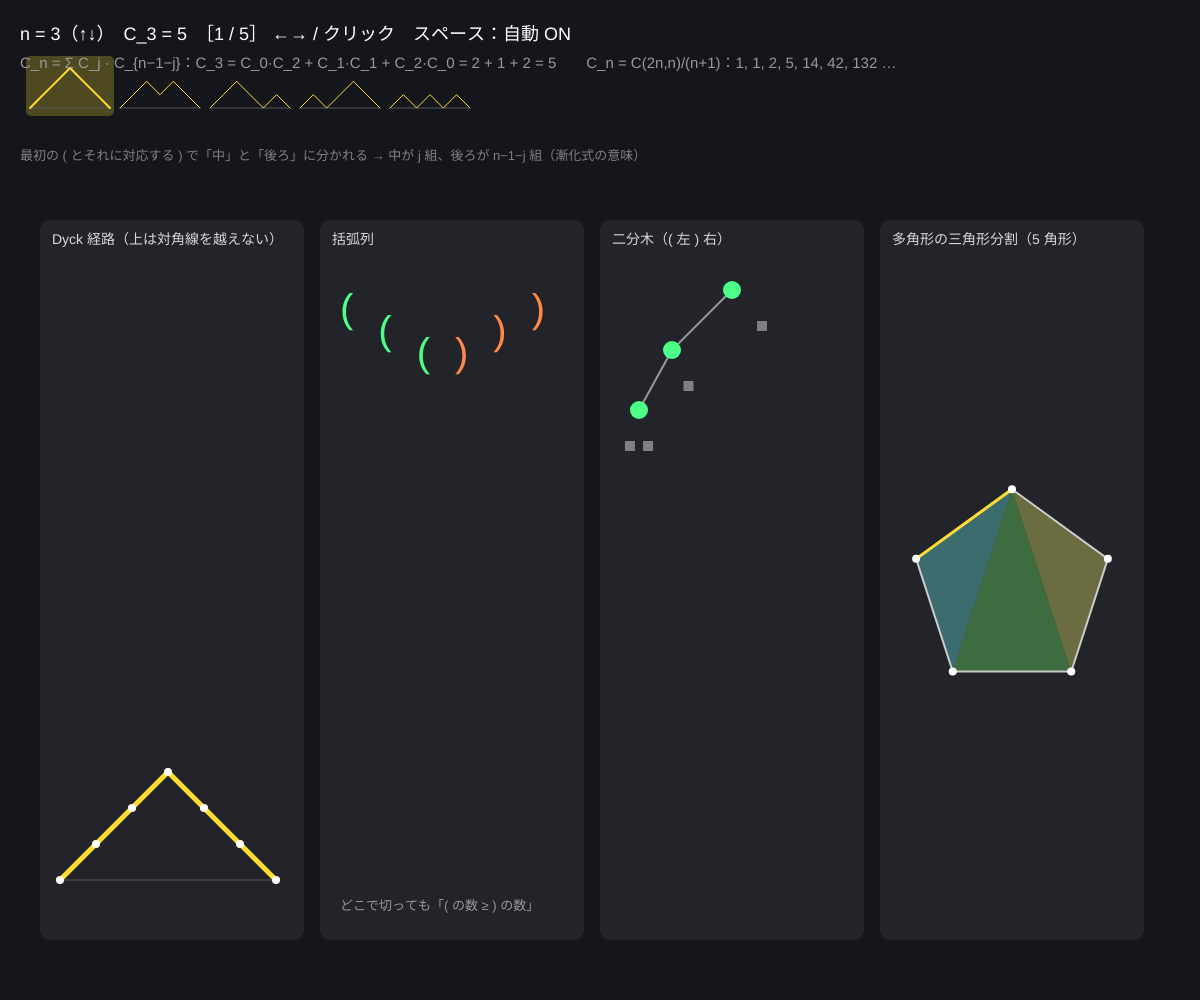
Frame 1 (no input)
Frame 60 (no input): identical to frame 1, image omitted
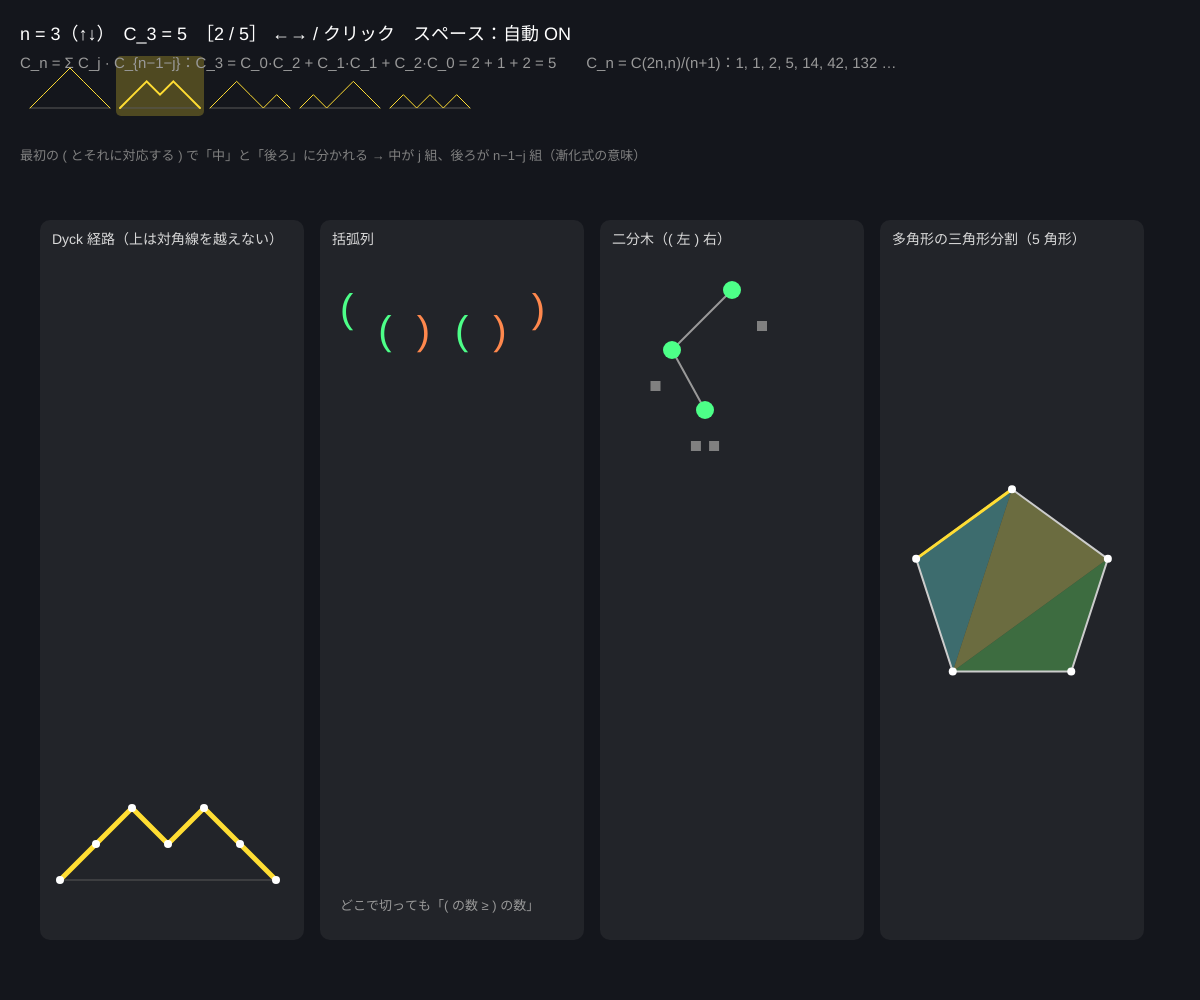
Frame 120 (the mouse pressed at the canvas centre since frame 60)

The p5.js sketch that drew these frames (run headless with seeded random() and noise() and a simulated clock; from frame 60 on, the mouse is pressed at the canvas centre):

// p5.js sketch
// ── sketch.js
// ============================================
// 08 カタラン数
// Dyck 経路（対角線を越えない格子路）・正しい括弧列・二分木・多角形の三角形分割は
// どれも同じ数 C_n = 1, 1, 2, 5, 14, 42, … で数えられる（全部が 1 対 1 に対応する）
// ↑↓ = n（1〜5）/ ←→ or クリック = どれを見るか / スペース = 自動で次へ
// ============================================

let n = 3;                // ★ 対の数（括弧 n 組、辺 2n の経路、内部節点 n 個の木）
let items = [];           // 括弧列の一覧（辞書順）
let sel = 0;
let auto = true;
let tick = 0;

function setup() {
  createCanvas(windowWidth, windowHeight);
  colorMode(HSB, 360, 100, 100, 100);
  rebuild();
}

// ★ 正しい括弧列を全部つくる（開き > 閉じ を守りながら再帰）
function rebuild() {
  items = [];
  function rec(s, open, close) {
    if (s.length === 2 * n) { items.push(s); return; }
    if (open < n) rec(s + '(', open + 1, close);
    if (close < open) rec(s + ')', open, close + 1);
  }
  rec('', 0, 0);
  sel = 0;
}

function catalan(m) { let c = [1]; for (let i = 1; i <= m; i++) { let s = 0; for (let j = 0; j < i; j++) s += c[j] * c[i - 1 - j]; c.push(s); } return c; }

// 括弧列 → 二分木：'(' 左部分木 ')' 右部分木
function parseTree(s, pos) {
  if (pos.i >= s.length || s[pos.i] !== '(') return null;
  pos.i++;
  let left = parseTree(s, pos);
  pos.i++;                     // ')'
  let right = parseTree(s, pos);
  return { left, right, size: 1 + (left ? left.size : 0) + (right ? right.size : 0) };
}

function draw() {
  background(226, 28, 11);
  if (auto) { tick += deltaTime / 1000; if (tick > 1.2) { tick = 0; sel = (sel + 1) % items.length; } }
  let s = items[sel];
  let C = catalan(6);

  // 一覧（上の帯）：小さな Dyck 経路
  let tileW = Math.min(90, (width - 60) / items.length), ty = 100;
  for (let i = 0; i < items.length; i++) {
    let x = 30 + i * tileW;
    if (i === sel) { noStroke(); fill(50, 80, 100, 25); rect(x - 4, ty - 44, tileW - 2, 60, 5); }
    drawDyck(items[i], x, ty + 8, Math.min(tileW - 10, 80) / (2 * n), i === sel ? 2 : 1);
  }

  // 4 つの表現
  let colW = (width - 80) / 4, top = 220, boxH = height - top - 60;
  let titles = ['Dyck 経路（上は対角線を越えない）', '括弧列', '二分木（( 左 ) 右）', '多角形の三角形分割（' + (n + 2) + ' 角形）'];
  for (let c = 0; c < 4; c++) {
    let x = 40 + c * colW;
    noStroke(); fill(0, 0, 100, 6); rect(x, top, colW - 16, boxH, 10);
    fill(0, 0, 85); textSize(14); text(titles[c], x + 12, top + 24);
  }
  // 1: Dyck
  let u = Math.min((colW - 60) / (2 * n), 36);
  drawDyck(s, 40 + 20, top + boxH - 60, u, 5);
  // 2: 括弧列（深さを表示）
  let bx = 40 + colW + 20, by = top + 80;
  textSize(Math.min(40, (colW - 50) / (2 * n) * 1.6));
  let depth = 0, cw = (colW - 50) / (2 * n);
  for (let i = 0; i < s.length; i++) {
    if (s[i] === '(') depth++;
    fill(s[i] === '(' ? 140 : 20, 70, 100);
    text(s[i], bx + i * cw, by + depth * 22);
    if (s[i] === ')') depth--;
  }
  fill(0, 0, 60); textSize(13);
  text('どこで切っても「( の数 ≥ ) の数」', bx, top + boxH - 30);
  // 3: 二分木
  let tree = parseTree(s, { i: 0 });
  drawTree(tree, 40 + 2 * colW + (colW - 16) / 2, top + 70, (colW - 40) / 4, 60);
  // 4: 三角形分割
  let cx = 40 + 3 * colW + (colW - 16) / 2, cy = top + boxH / 2 + 10, R = Math.min(colW, boxH) * 0.36;
  drawTriangulation(tree, cx, cy, R);

  // 漸化式
  noStroke(); fill(0, 0, 100); textSize(18);
  text('n = ' + n + '（↑↓）　C_' + n + ' = ' + items.length + '　［' + (sel + 1) + ' / ' + items.length + '］ ←→ / クリック　スペース：自動 ' + (auto ? 'ON' : 'off'), 20, 40);
  fill(0, 0, 60); textSize(15);
  let rec = [];
  for (let j = 0; j < n; j++) rec.push('C_' + j + '·C_' + (n - 1 - j));
  let recV = [];
  for (let j = 0; j < n; j++) recV.push(C[j] * C[n - 1 - j]);
  text('C_n = Σ C_j · C_{n−1−j}：C_' + n + ' = ' + rec.join(' + ') + ' = ' + recV.join(' + ') + ' = ' + C[n] + '　　C_n = C(2n,n)/(n+1)：' + C.slice(0, 7).join(', ') + ' …', 20, 68);
  fill(0, 0, 50); textSize(13);
  text('最初の ( とそれに対応する ) で「中」と「後ろ」に分かれる → 中が j 組、後ろが n−1−j 組（漸化式の意味）', 20, 140 + 20);
}

function drawDyck(s, x0, y0, u, sw) {
  // 対角線（上限）
  stroke(0, 0, 35); strokeWeight(1);
  line(x0, y0, x0 + 2 * n * u, y0);
  let x = x0, y = y0;
  stroke(50, 80, 100); strokeWeight(sw); noFill();
  beginShape();
  vertex(x, y);
  for (let ch of s) { x += u; y += ch === '(' ? -u : u; vertex(x, y); }
  endShape();
  if (sw > 2) {
    noStroke();
    x = x0; y = y0;
    fill(0, 0, 100); circle(x, y, 8);
    for (let ch of s) { x += u; y += ch === '(' ? -u : u; circle(x, y, 8); }
  }
}

function drawTree(t, x, y, dx, dy) {
  if (!t) return;
  stroke(0, 0, 60); strokeWeight(2);
  if (t.left) { line(x, y, x - dx, y + dy); drawTree(t.left, x - dx, y + dy, dx * 0.55, dy); }
  if (t.right) { line(x, y, x + dx, y + dy); drawTree(t.right, x + dx, y + dy, dx * 0.55, dy); }
  noStroke(); fill(140, 70, 100); circle(x, y, 18);
  // 葉（null の子）は小さな四角
  fill(0, 0, 50);
  if (!t.left) rect(x - dx * 0.5 - 5, y + dy * 0.6 - 5, 10, 10);
  if (!t.right) rect(x + dx * 0.5 - 5, y + dy * 0.6 - 5, 10, 10);
}

// 二分木 → 三角形分割：辺 (a,b) を底辺にもつ三角形の頂点 = a + 左部分木の大きさ + 1
function drawTriangulation(tree, cx, cy, R) {
  let m = n + 2;
  let P = [];
  for (let i = 0; i < m; i++) { let a = -HALF_PI + (i * TWO_PI) / m; P.push({ x: cx + Math.cos(a) * R, y: cy + Math.sin(a) * R }); }
  function rec(t, a, b) {
    if (!t) return;
    let apex = a + (t.left ? t.left.size : 0) + 1;
    noStroke(); fill((apex * 60) % 360, 50, 70, 50);
    triangle(P[a].x, P[a].y, P[apex].x, P[apex].y, P[b].x, P[b].y);
    rec(t.left, a, apex);
    rec(t.right, apex, b);
  }
  rec(tree, 0, m - 1);
  noFill(); stroke(0, 0, 80); strokeWeight(2);
  beginShape();
  for (let p of P) vertex(p.x, p.y);
  endShape(CLOSE);
  stroke(50, 80, 100); strokeWeight(3);
  line(P[0].x, P[0].y, P[m - 1].x, P[m - 1].y);   // 根に対応する辺
  noStroke(); fill(0, 0, 100);
  for (let i = 0; i < m; i++) circle(P[i].x, P[i].y, 8);
}

function mousePressed() {
  let tileW = Math.min(90, (width - 60) / items.length);
  if (mouseY > 50 && mouseY < 170) { let i = Math.floor((mouseX - 30) / tileW); if (i >= 0 && i < items.length) { sel = i; auto = false; } }
}

function keyPressed() {
  if (key === UP_ARROW && n < 5) { n++; rebuild(); }
  if (key === DOWN_ARROW && n > 1) { n--; rebuild(); }
  if (key === RIGHT_ARROW) { sel = (sel + 1) % items.length; auto = false; }
  if (key === LEFT_ARROW) { sel = (sel - 1 + items.length) % items.length; auto = false; }
  if (key === ' ') auto = !auto;
}

// ---------- やってみよう ----------
// 1. n = 3 の 5 通りを順に見て、経路の「山」と木の「枝」と三角形の「扇」がどう対応するか言葉にしよう
// 2. C_n = C(2n,n) − C(2n,n+1)：対角線を越える経路を「反射」で数えると引き算で出る（02 とつなぐ）
// 3. 括弧列の生成で close < open の条件を外すと、ただの 2^(2n) 通りの文字列になる。試して C_n と比べよう
// 4. 「n 段の階段を 1 段か 2 段で登る」はフィボナッチ、「山脈の形」はカタラン。似た問題でも数列がちがう
